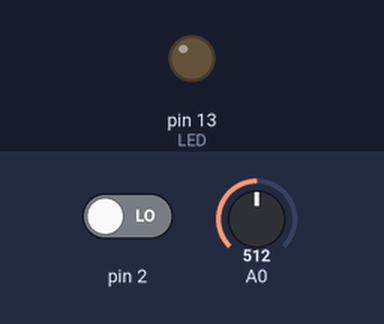
A sketch run on a simulated Arduino Uno, built with avr-gcc and run on an emulated ATmega328P. Shown: output pins drawn as LEDs (lit = HIGH). The inputs (shaded band) are chosen by the test bench; at power-on: pin 2 LOW, A0 = 512. What the sketch prints to the serial monitor is not drawn.

Above: at 0.3 s.
Timing chart, 0 to 1.8 s (numbered marks = the images above):
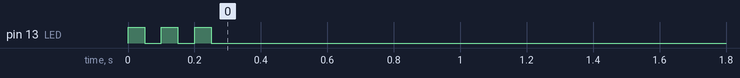

The sketch:

emon_HydrogenSensor.ino
```cpp
#define     LED                     13               // Built-in LED pin

/*--------------------------- Global Variables ---------------------------*/


void Blink(byte PIN, byte DELAY_MS, byte loops)
{
  for (byte i=0; i<loops; i++)
  {
    digitalWrite(PIN,HIGH);
    delay(DELAY_MS);
    digitalWrite(PIN,LOW);
    delay(DELAY_MS);
  }
}


/**
  Setup
*/
void setup()
{
  Serial.begin(9600);
  pinMode(LED, OUTPUT);

  Blink(LED, 50, 3);

  pinMode(2, INPUT);

}

/**
  Main loop
*/
void loop()
{

  uint32_t time_now = millis();

  int val = analogRead(A0);
  int dec = digitalRead(2);
  Serial.print("Analog in=");
  Serial.print(val);
  Serial.print(", Digital in=");
  Serial.println(dec);

  delay(1000);
}
```
